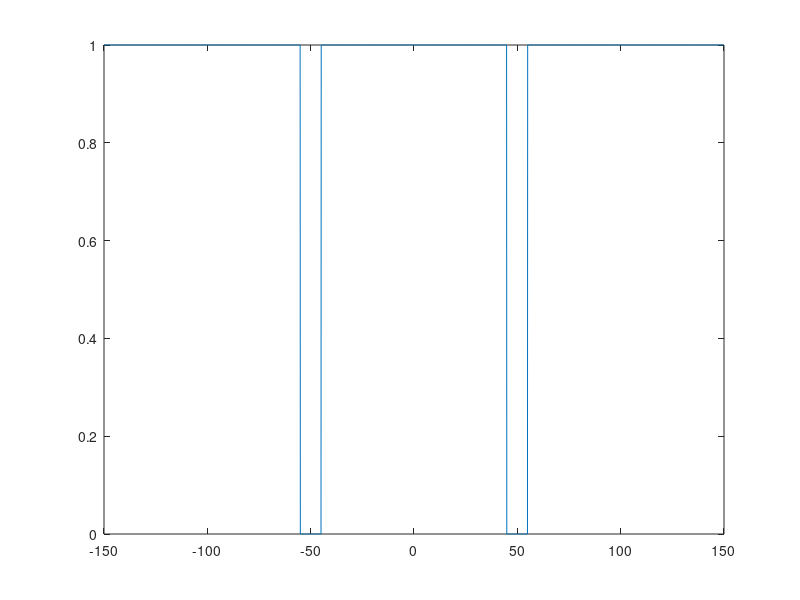
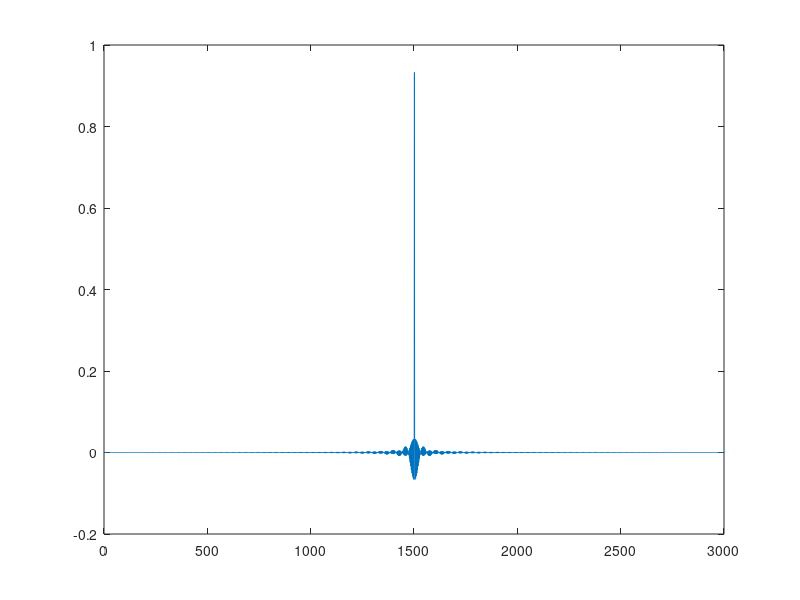
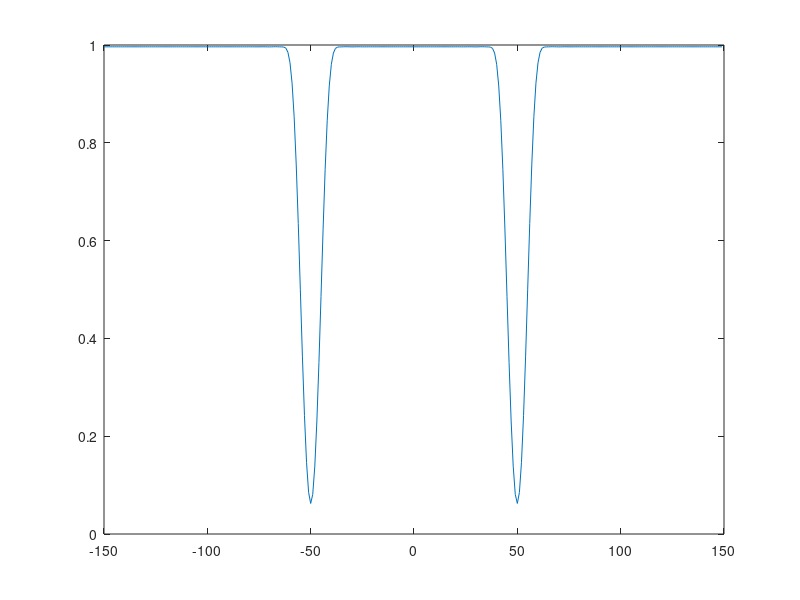

Reproduce these figures in MATLAB, in order.
%Version sin escalado de Ventana

%Cargo los parametros
Fm = 300;
T = 1/Fm;
fact_df = 10; %Factor que aumenta la definicion frecuencial
ventana = 2; %0 - Cuadrada / 1 - Hanning / 2 - Blackman
tam_ventana = 50; %La ventana que aplico sobre la sinc (solo la parte positiva) La ventana total es esto *2


%En primera instancia defino la respuesta en frecuencia del filtro con la posibilidad de aumentar la definicion frecuencial dinamicamente. Hay que tener en cuenta el espectro positivo y negativo

f1 = 45*fact_df;
f2 = 55*fact_df;

%Necesito establecer que frecuencias van a valer 1 y cuales 0
N = fact_df*Fm/2; %Frecuencia de nyquist escalada por el factor
Hz(1:f1-1) = 1;
Hz(f1:f2) = 0;
Hz(f2+1:N) = 1;
Hz = [Hz(N:-1:1) Hz(1:1:N)]; %Creo la parte negativa espejando la positiva

figure(1,"name","Respuesta en frecuencia esperada");
paso_escalado = 1/fact_df; %Para que no cambie el vector de frecuencias
frec = -Fm/2:paso_escalado:Fm/2-paso_escalado; %Vector de frecuencias
plot(frec,Hz);

%Antitransformo 
at=real(ifft(Hz));
Nat = length(at);
medio = floor(Nat/2);
at=[at(medio:Nat) at(1:medio-1)];%Acomodo la parte negativa
figure(2,"name","Antitransformada de Hz")
plot(at);

%Aplico una ventana
%Ahora me quedo con la parte significativa que son las 300 muestras desde el centro
%Esro es lo mismo que aplicar una ventana cuadrada (Paso que debo hacer si o si)
Fil_vent = [at(medio-tam_ventana+1:medio) at(medio+1:medio+tam_ventana)]; %Claramente se ven los ripples

%Aplico ventana si se utiliza una que no sea cuadrada
switch(ventana)
	case 1
		vh = hanning(2*tam_ventana);%Genera una ventana de hanning de 2*tam_ventana muestras (parte + y -)
		vh = vh';%La transpongo porque la saca en forma de columna
		Fil_vent = Fil_vent.*vh;%multiplico elemento a elemento la ventana cuadrada 
	case 2
		vb = blackman(2*tam_ventana);%Genera una ventana de hanning de 2*tam_ventana muestras 
		vb = vb';%La transpongo porque la saca en forma de columna
		Fil_vent = Fil_vent.*vb;%multiplico elemento a elemento la ventana cuadrada 
endswitch

%En el caso de que tenga una ventana con tamaño diferente al de la frecuencia de muestreo deberia agregar los ceros
%que falten para tener la respuesta en frecuencia adecuada

Fil_vent = [Fil_vent zeros(1,Fm - length(Fil_vent))];

%Vuelvo a tranformar y grafico la respuesta en frecuencia
res_fil = fft(Fil_vent);
figure(3,"name","Respuesta en frecuencia del filtro final");
plot(-Fm/2:1:Fm/2-1,abs(res_fil));

